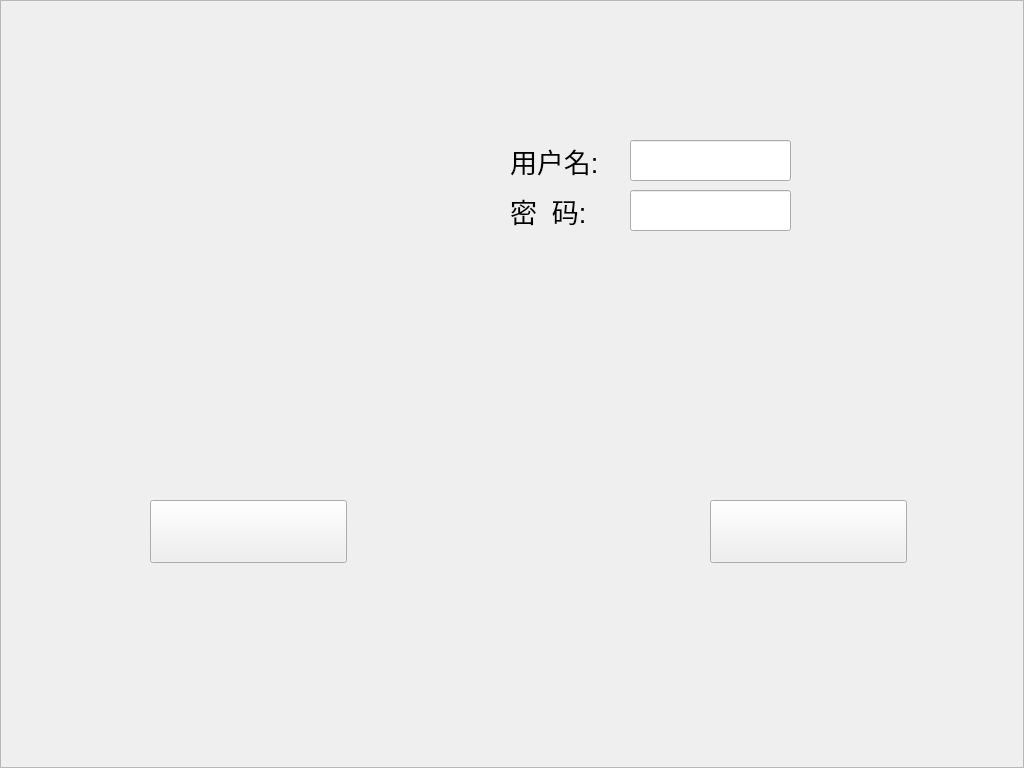
<?xml version="1.0" encoding="UTF-8"?>
<ui version="4.0">
 <class>loginWidget</class>
 <widget class="QWidget" name="loginWidget">
  <property name="geometry">
   <rect>
    <x>0</x>
    <y>0</y>
    <width>1024</width>
    <height>768</height>
   </rect>
  </property>
  <property name="windowTitle">
   <string>Form</string>
  </property>
  <widget class="QFrame" name="frame">
   <property name="geometry">
    <rect>
     <x>0</x>
     <y>0</y>
     <width>1024</width>
     <height>768</height>
    </rect>
   </property>
   <property name="styleSheet">
    <string notr="true">background-image: url(:/res/Pantobg.bmp);</string>
   </property>
   <property name="frameShape">
    <enum>QFrame::StyledPanel</enum>
   </property>
   <property name="frameShadow">
    <enum>QFrame::Raised</enum>
   </property>
   <property name="lineWidth">
    <number>0</number>
   </property>
   <widget class="QLabel" name="label">
    <property name="geometry">
     <rect>
      <x>510</x>
      <y>140</y>
      <width>101</width>
      <height>41</height>
     </rect>
    </property>
    <property name="font">
     <font>
      <pointsize>20</pointsize>
      <weight>50</weight>
      <bold>false</bold>
     </font>
    </property>
    <property name="text">
     <string>用户名:</string>
    </property>
   </widget>
   <widget class="QLabel" name="label_2">
    <property name="geometry">
     <rect>
      <x>510</x>
      <y>190</y>
      <width>101</width>
      <height>41</height>
     </rect>
    </property>
    <property name="font">
     <font>
      <pointsize>20</pointsize>
     </font>
    </property>
    <property name="text">
     <string>密  码:</string>
    </property>
   </widget>
   <widget class="QLineEdit" name="username_Edit">
    <property name="geometry">
     <rect>
      <x>630</x>
      <y>140</y>
      <width>161</width>
      <height>41</height>
     </rect>
    </property>
   </widget>
   <widget class="QLineEdit" name="Passwd_Edit">
    <property name="geometry">
     <rect>
      <x>630</x>
      <y>190</y>
      <width>161</width>
      <height>41</height>
     </rect>
    </property>
   </widget>
   <widget class="QPushButton" name="ensure">
    <property name="geometry">
     <rect>
      <x>150</x>
      <y>500</y>
      <width>197</width>
      <height>63</height>
     </rect>
    </property>
    <property name="font">
     <font>
      <pointsize>20</pointsize>
     </font>
    </property>
    <property name="styleSheet">
     <string notr="true">background-image: url(:/res/sure.png);</string>
    </property>
    <property name="text">
     <string/>
    </property>
   </widget>
   <widget class="QPushButton" name="cansel">
    <property name="geometry">
     <rect>
      <x>710</x>
      <y>500</y>
      <width>197</width>
      <height>63</height>
     </rect>
    </property>
    <property name="font">
     <font>
      <pointsize>20</pointsize>
     </font>
    </property>
    <property name="styleSheet">
     <string notr="true">background-image: url(:/res/cansel.png);</string>
    </property>
    <property name="text">
     <string/>
    </property>
   </widget>
   <widget class="QLabel" name="label_3">
    <property name="geometry">
     <rect>
      <x>220</x>
      <y>40</y>
      <width>512</width>
      <height>56</height>
     </rect>
    </property>
    <property name="styleSheet">
     <string notr="true">background-image: url(:/res/title.png);</string>
    </property>
    <property name="text">
     <string/>
    </property>
   </widget>
   <widget class="QLabel" name="label_4">
    <property name="geometry">
     <rect>
      <x>150</x>
      <y>130</y>
      <width>300</width>
      <height>52</height>
     </rect>
    </property>
    <property name="styleSheet">
     <string notr="true">background-image: url(:/res/login.png);</string>
    </property>
    <property name="text">
     <string/>
    </property>
   </widget>
   <zorder>ensure</zorder>
   <zorder>label</zorder>
   <zorder>label_2</zorder>
   <zorder>username_Edit</zorder>
   <zorder>Passwd_Edit</zorder>
   <zorder>cansel</zorder>
   <zorder>label_3</zorder>
   <zorder>label_4</zorder>
  </widget>
 </widget>
 <resources/>
 <connections/>
</ui>
